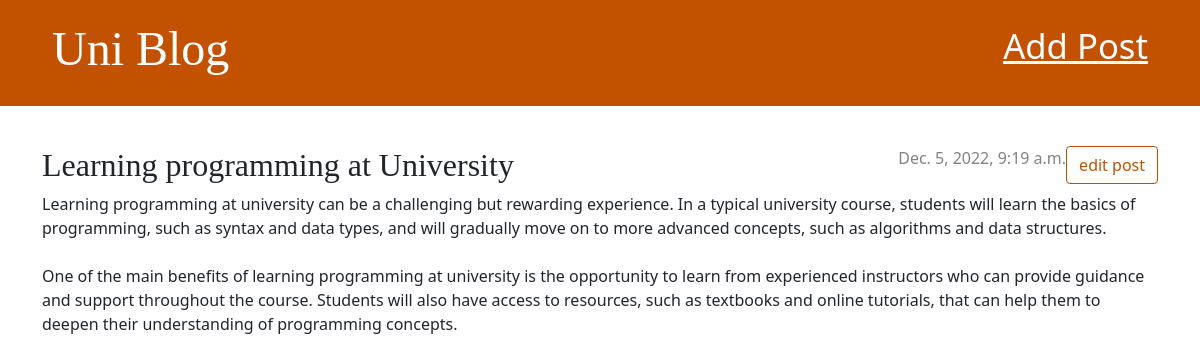
Screenshot of /post/3/ with the database file from the repository.
### blog/models.py (models this page shows, shortened)
class Post(models.Model):
    author = models.ForeignKey(settings.AUTH_USER_MODEL, on_delete=models.CASCADE)
    title = models.CharField(max_length=200)
    text = models.TextField()
    created_date = models.DateTimeField(default=timezone.now)
    published_date = models.DateTimeField(blank=True, null=True)

### blog/views.py (the view)
# urls.py: path('post/<int:pk>/', views.post_detail, name='post_detail'),
def post_detail(request, pk):
    post = get_object_or_404(Post, pk=pk)
    return render(request, 'blog/post_detail.html', {'post': post})

### blog/templates/blog/post_detail.html
{% extends 'blog/base.html' %}
{% block content %}
    <article class="post">
        <aside class="actions">
            <a class="btn btn-secondary" href="{% url 'post_edit' pk=post.pk %}">
                edit post
            </a>
        </aside>
        {% if post.published_date %}
            <time class="date">
                {{ post.published_date }}
            </time>
        {% endif %}
        <h2>{{ post.title }}</h2>
        <p>{{ post.text|linebreaksbr }}</p>
    </article>
{% endblock %}

### blog/static/blog/blog.css (style rules this page uses)
h1, h2, h3, h4 { font-family: cursive; }
.date { color: #828282; }
.post { margin-bottom: 70px; }
.post > .date, .post > .actions { float: right; }
.btn-secondary, .btn-secondary:visited { color: #C25100; background: none; border-color: #C25100; }

### rows the page displays
Post: published_date "Dec. 5, 2022, 9:19 a.m.", title "Learning programming at University", text "Learning programming at university can be a challenging but rewarding experience. In a typical university course, students will learn the basics of programming, such as syntax and data types, and will gradually move on to more advanced concepts, such as algorithms and data structures. One of the main benefits of learning programming at university is the opportunity to learn from experienced instructors who can provide guidance and support throughout the course. Students will also have access to resources, such as textbooks and online tutorials, that can help them to deepen their understanding of programming concepts."
